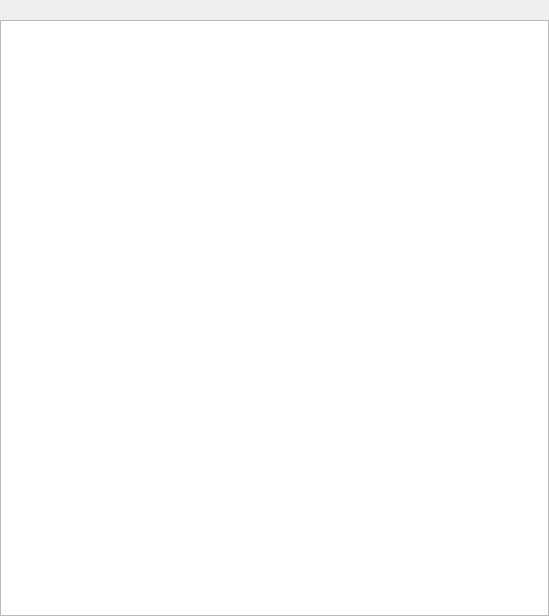
<?xml version="1.0" encoding="UTF-8"?>
<ui version="4.0">
 <class>ComparePortrait</class>
 <widget class="QWidget" name="ComparePortrait">
  <property name="geometry">
   <rect>
    <x>0</x>
    <y>0</y>
    <width>549</width>
    <height>616</height>
   </rect>
  </property>
  <property name="windowTitle">
   <string>Form</string>
  </property>
  <property name="styleSheet">
   <string notr="true"/>
  </property>
  <widget class="QTableWidget" name="tableWidget">
   <property name="geometry">
    <rect>
     <x>0</x>
     <y>20</y>
     <width>549</width>
     <height>596</height>
    </rect>
   </property>
  </widget>
 </widget>
 <resources/>
 <connections/>
</ui>
